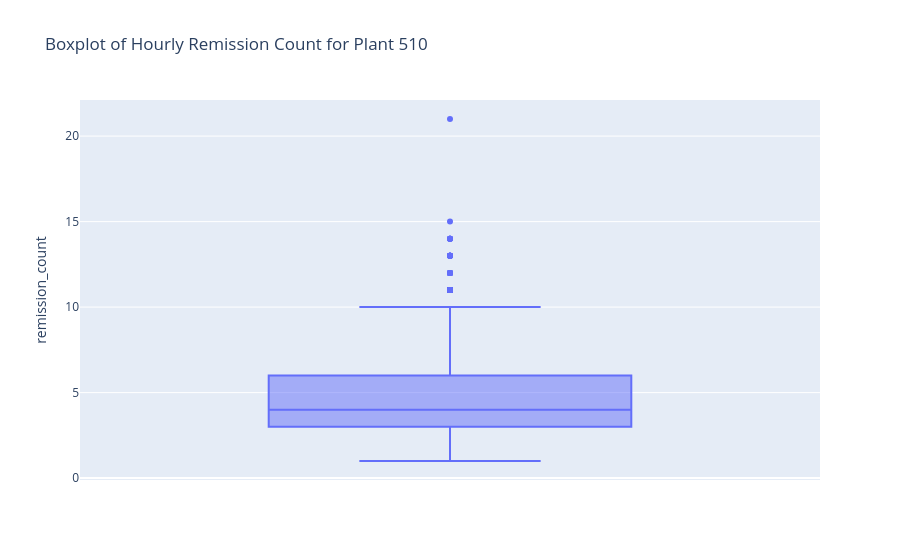

The cell this chart's notebook holds for it:
### Markdown cell above
We'll keep plant 710's "outliers" due to legitimate data and no clues of repetition or errors

### Code cell
# Plant 510 remission count boxplot (row count) 
plant_510_counts = (
    remissions.loc[remissions["ship_plant_code"] == "510"]
    .groupby(remissions["typed_time"].dt.floor("h"))
    .size()
    .reset_index(name="remission_count")
)
fig = px.box(
    plant_510_counts,
    y="remission_count",
    title="Boxplot of Hourly Remission Count for Plant 510",
)
fig.show()

### Figure 1 — Plotly figure (JSON) as saved in the notebook; plotly's stock layout.template omitted (floating-point values rounded to 4 significant figures; data arrays with more than 128 entries replaced by an {"elided": "..."} marker saying what was removed)
{"data": [{"alignmentgroup": "True", "hovertemplate": "remission_count=%{y}<extra></extra>", "legendgroup": "", "marker": {"color": "#636efa"}, "name": "", "notched": false, "offsetgroup": "", "orientation": "v", "showlegend": false, "type": "box", "x0": " ", "xaxis": "x", "y": {"elided": "16590 int values"}, "y0": " ", "yaxis": "y"}], "layout": {"boxmode": "group", "legend": {"tracegroupgap": 0}, "title": {"text": "Boxplot of Hourly Remission Count for Plant 510"}, "xaxis": {"anchor": "y", "domain": [0, 1]}, "yaxis": {"anchor": "x", "domain": [0, 1], "title": {"text": "remission_count"}}}}
